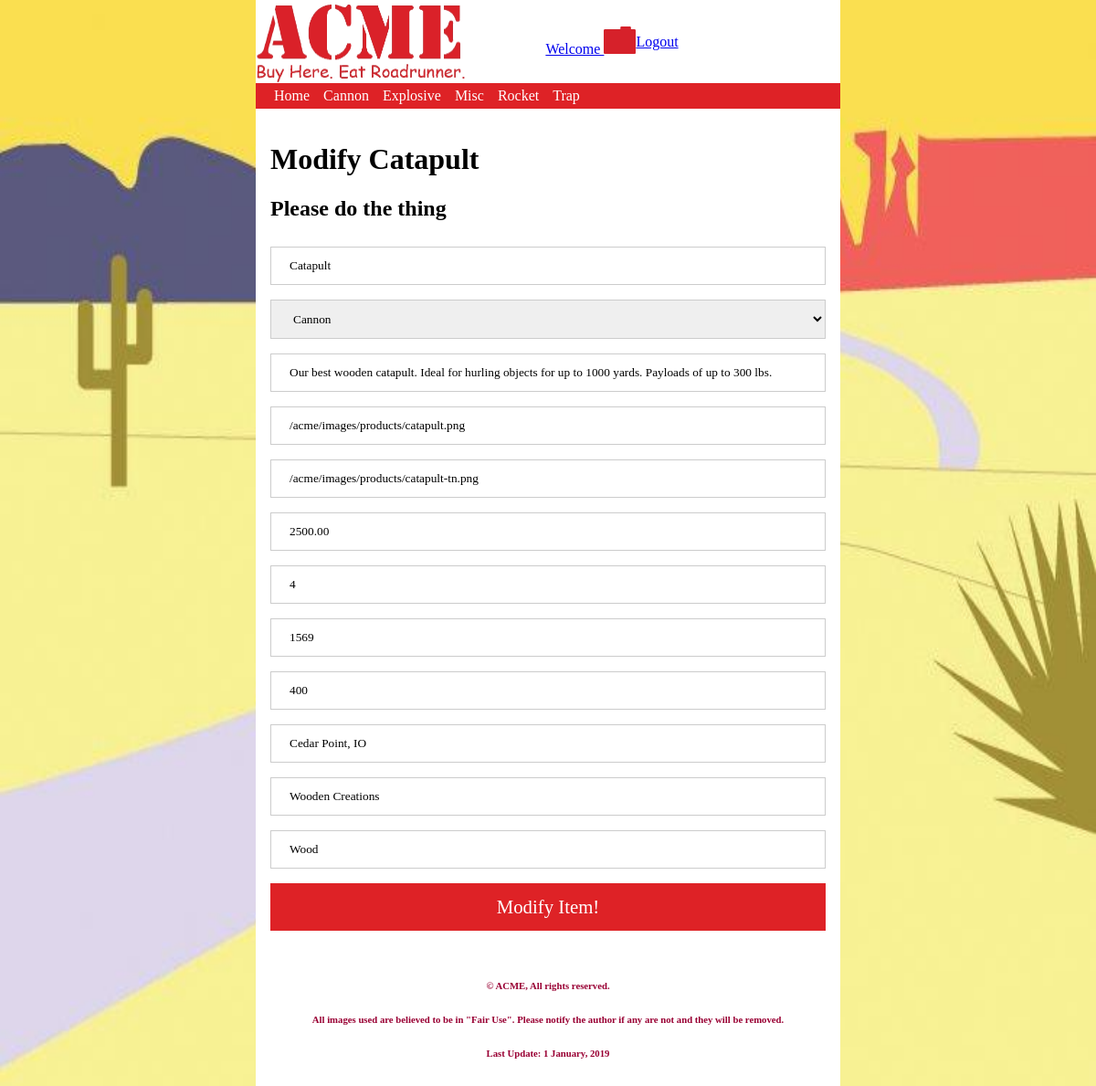
The page /products?action=modify&id=3 (signed in) on the database its author committed.
### tables this page shows
CREATE TABLE `categories` (
  `categoryId` int(10) UNSIGNED NOT NULL,
  `categoryName` varchar(30) NOT NULL
);

CREATE TABLE `inventory` (
  `invId` int(10) UNSIGNED NOT NULL,
  `invName` varchar(50) NOT NULL DEFAULT '',
  `invDescription` text NOT NULL,
  `invImage` varchar(50) NOT NULL DEFAULT '',
  `invThumbnail` varchar(50) NOT NULL DEFAULT '',
  `invPrice` decimal(10,2) NOT NULL DEFAULT '0.00',
  `invStock` smallint(6) NOT NULL DEFAULT '0',
  `invSize` smallint(6) NOT NULL DEFAULT '0',
  `invWeight` smallint(6) NOT NULL DEFAULT '0',
  `invLocation` varchar(35) NOT NULL DEFAULT '',
  `categoryId` int(10) UNSIGNED NOT NULL,
  `invVendor` varchar(20) NOT NULL DEFAULT '',
  `invStyle` varchar(20) NOT NULL DEFAULT ''
);

### model/acme-model.php (called while the page is built, shortened)
<?php
function getCategories() {
    $db = acmeConnect();
    $sql = 'SELECT categoryName, categoryId FROM categories ORDER BY categoryName ASC';
    $stmt = $db->prepare($sql);
    $stmt->execute();
    $categories = $stmt->fetchAll();
    return $categories;
}

### model/products-model.php (called while the page is built, shortened)
<?php
function getProductInfo($invId) {
    $db = acmeConnect();
    $sql = 'SELECT * FROM inventory WHERE invId = :invId';
    $stmt = $db->prepare($sql);
    $stmt->bindValue(':invId', $invId, PDO::PARAM_INT);
    $stmt->execute();
    $invInfo = $stmt->fetch(PDO::FETCH_NAMED);
    return $invInfo;
}

### view/product-update.php (the view, shortened to what this page needs)
<?php
$catList = '<select name="categoryId" id="categoryId">';
$catList .= "<option>Choose a Category</option>";
foreach ($categories as $category) {
    $catList .= "<option value='$category[categoryId]'";
    if (isset($categoryId)) {
        if ($category['categoryId'] === $categoryId) {
            $catList .= ' selected ';
        }
    } elseif (isset($invInfo['categoryId'])) {
        if ($category['categoryId'] === $invInfo['categoryId']) {
            $catList .= ' selected ';
        }
    }
    $catList .= ">$category[categoryName]</option>";
}
$catList .= '</select>';
?>
<!DOCTYPE html>
<html>
    <head>
        <link href = "/acme/css/styles.css" rel = "stylesheet" type = "text/css">
    </head>
    <body>
        <?php include $_SERVER['DOCUMENT_ROOT'] . '/acme/modules/header.php';
        ?>
        <nav>
            <?php echo $navList; ?>
        </nav>
        <main>
            <div id="addCategory">
                <h1>Modify <?php
                    if (isset($invInfo['invName'])) {
                        echo " $invInfo[invName] ";
                    } elseif (isset($invName)) {
                        echo $invName;
                    }
                    ?></h1>
                <h2>Please do the thing</h2>
                <form method="post" action="/acme/products/">
                    <input required type="text" placeholder="Inventory Name" name="invName" id="invName" <?php
                    if (isset($invName)) {
                        echo "value='$invName'";
                    } elseif (isset($invInfo['invName'])) {
                        echo "value='$invInfo[invName]'";
                    }
                    ?>><br>
                           <?php echo $catList . '<br>'; ?>
                    <input required type="text" placeholder="Inventory Description" name="invDescription" id="invDescription" <?php
                    if (isset($invDescription)) {
                        echo "value='$invDescription'";
                    } elseif (isset($invInfo['invDescription'])) {
                        echo "value='$invInfo[invDescription]'";
                    }
                    ?>><br>
                    <input required type="text" placeholder="Inventory Image" name="invImage" id="invImage" <?php
                    if (isset($invImage)) {
                        echo "value='$invImage'";
                    } elseif (isset($invInfo['invImage'])) {
                        echo "value='$invInfo[invImage]'";
                    }
                    ?>value="/images/no-image/no-image.png" ><br>
                    <input required type="text" placeholder="Inventory Thumbnail" name="invThumbnail" id="invThumbnail" <?php
                    if (isset($invThumbnail)) {
                        echo "value='$invThumbnail'";
                    } elseif (isset($invInfo['invThumbnail'])) {
                        echo "value='$invInfo[invThumbnail]'";
                    }
                    ?>value="/images/no-image/no-image.png" ><br>
                    <input required type="text" placeholder="Inventory Price" name="invPrice" id="invPrice" <?php
                    if (isset($invPrice)) {
                        echo "value='$invPrice'";
                    } elseif (isset($invInfo['invPrice'])) {
                        echo "value='$invInfo[invPrice]'";
                    }
                    ?>><br>
                    <input required type="text" placeholder="Inventory Stock" name="invStock" id="invStock" <?php
                    if (isset($invStock)) {
                        echo "value='$invStock'";
                    } elseif (isset($invInfo['invStock'])) {
                        echo "value='$invInfo[invStock]'";
                    }
                    ?>><br>
                    <input required type="text" placeholder="Inventory Size" name="invSize" id="invSize" <?php
                    if (isset($invSize)) {
                        echo "value='$invSize'";
                    } elseif (isset($invInfo['invSize'])) {
                        echo "value='$invInfo[invSize]'";
                    }
                    ?>><br>
                    <input required type="text" placeholder="Inventory Weight" name="invWeight" id="invWeight" <?php
                    if (isset($invWeight)) {
                        echo "value='$invWeight'";
                    } elseif (isset($invInfo['invWeight'])) {
                        echo "value='$invInfo[invWeight]'";
                    }
                    ?>><br>
                    <input required type="text" placeholder="Inventory Location" name="invLocation" id="invLocation" <?php
                    if (isset($invLocation)) {
                        echo "value='$invLocation'";
                    } elseif (isset($invInfo['invLocation'])) {
                        echo "value='$invInfo[invLocation]'";
                    }
                    ?>><br>
                    <input required type="text" placeholder="Inventory Vendor" name="invVendor" id="invVendor" <?php
                    if (isset($invVendor)) {
                        echo "value='$invVendor'";
                    } elseif (isset($invInfo['invVendor'])) {
                        echo "value='$invInfo[invVendor]'";
                    }
                    ?>><br>
                    <input required type="text" placeholder="Inventory Style" name="invStyle" id="invStyle" <?php
                           if (isset($invStyle)) {
                               echo "value='$invStyle'";
                           } elseif (isset($invInfo['invStyle'])) {
                               echo "value='$invInfo[invStyle]'";
                           }
                           ?>><br>
                    <button type="submit">Modify Item!</button>
                </form>
            </div>
        </main>
        <?php include $_SERVER['DOCUMENT_ROOT'] . '/acme/modules/footer.php'; ?>
    </body>
</html>

### library/functions.php (shortened to what this page needs)
<?php
function buildNav($categories) {
    $navList = '<ul>';
    $navList .= "<li><a href='/acme/index.php' title='View the Acme home page'>Home</a></li>";
    foreach ($categories as $category) {
        $navList .= "<li><a href='/acme/products/?action=category&type=$category[categoryName]' "
                . "title='View our $category[categoryName] product line'>$category[categoryName]</a>
</li>";
    }
    $navList .= '</ul>';
    return $navList;
}

### css/styles.css (style rules this page uses)
body { padding: 0; margin: 3%; font-family: "Comic Sans MS"; background-image: url("/acme/images/site/background.jpg"); background-repeat: no-repeat; background-size: 100% 100%; display: flex; flex-direction: column; }
input[type=text], input[type=email], input[type=password], select { width: 100%; padding: 12px 20px; margin: 8px 0; display: inline-block; border: 1px solid #ccc; box-sizing: border-box; font-family: "Comic Sans MS"; }
button { background-color: #DE2226; color: white; padding: 14px 20px; margin: 8px 0; border: none; cursor: pointer; width: 100%; font-family: "Comic Sans MS"; font-size: 1.3em; }
nav { background-color: #DE2226; padding: 5px; }
nav ul { background-color: #DE2226; list-style-type: none; margin: 0; padding: 0; }
nav a { color: white; display: block; text-decoration: none; }
nav > ul { display: block; }
nav > ul > li { display:table; border-left: 15px solid #DE2226; }
main { background: #ffffff; }
@media screen and (min-width: 30.1em) { nav > ul > li { display: table-cell; } }
@media screen and (min-width: 30.1em) { main { padding: 1em; } }
@media screen and (min-width: 50em) { body { margin: 0px auto; max-width: 40em; } }

### rows shown on the page
categories: categoryName "Cannon"
categories: categoryName "Explosive"
categories: categoryName "Misc"
categories: categoryName "Rocket"
categories: categoryName "Trap"
inventory: invName "Catapult", invDescription "Our best wooden catapult. Ideal for hurling objects for up to 1000 yards. Payloads of up to 300 lbs.", invImage "/acme/images/products/catapult.png", invThumbnail "/acme/images/products/catapult-tn.png", invPrice "2500.00", invStock "4", invSize "1569", invWeight "400", invLocation "Cedar Point, IO", invVendor "Wooden Creations", invStyle "Wood"

### other values the page prints
form field categoryId "Cannon"
